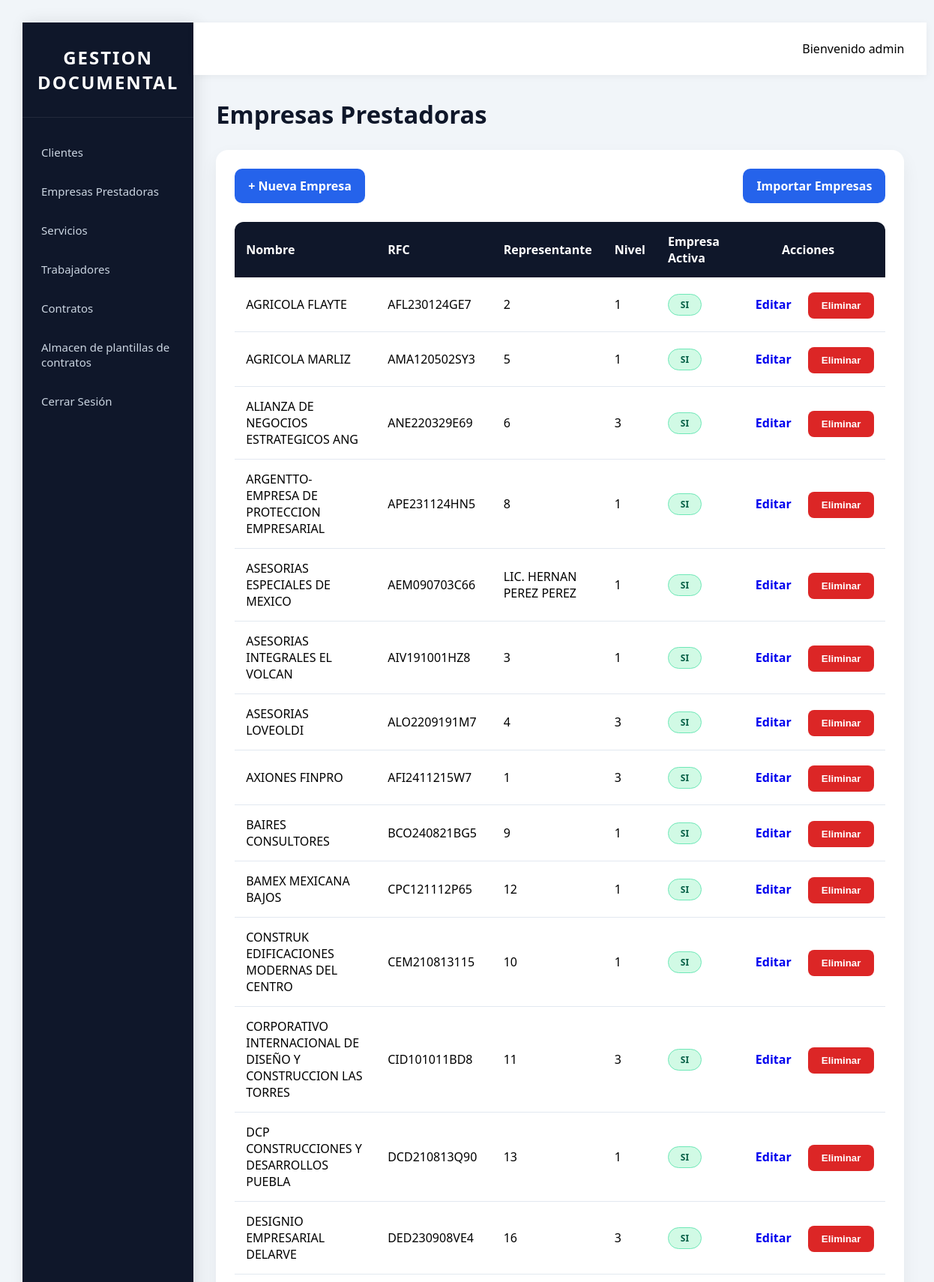
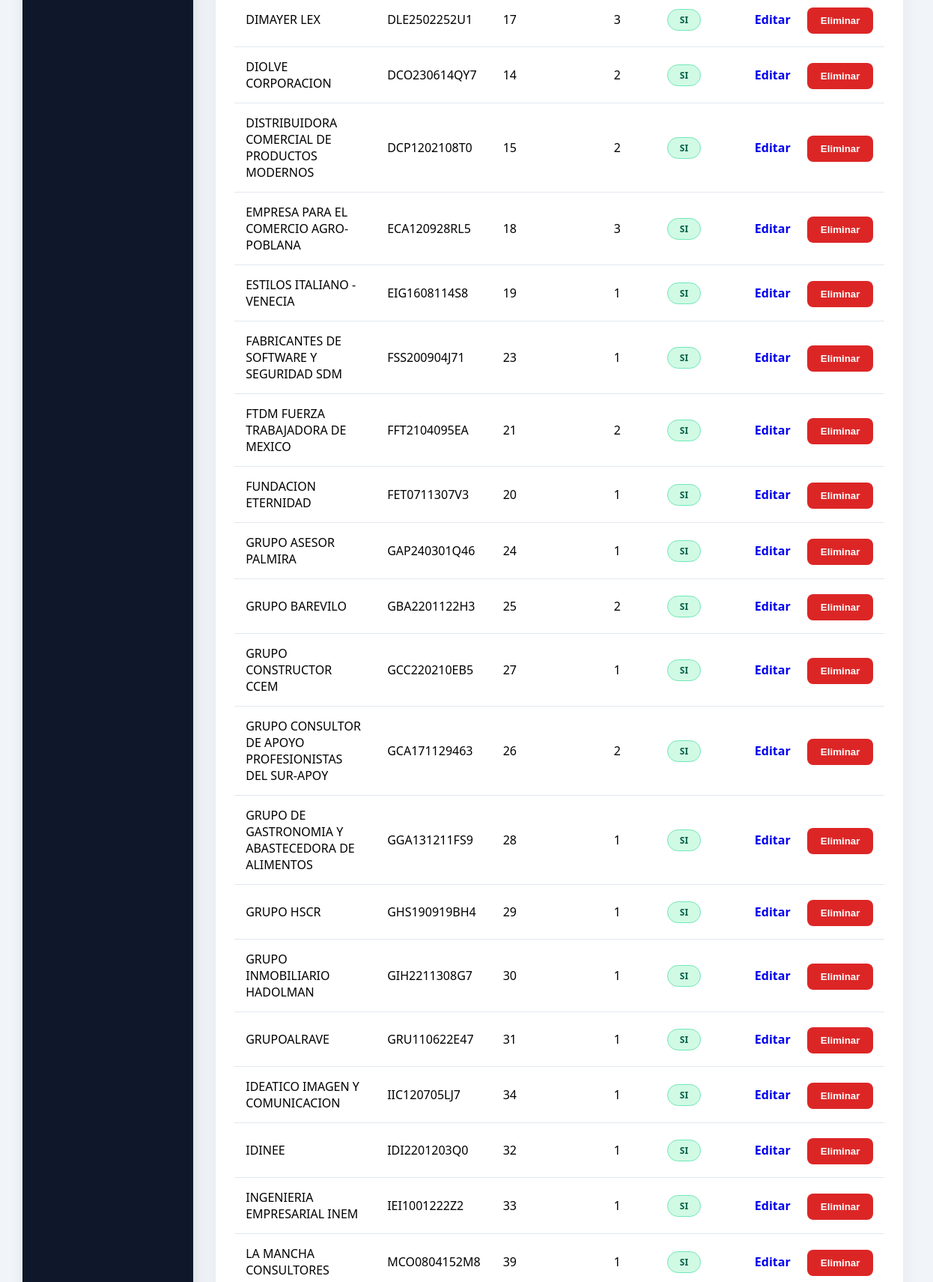
The page /empresas (signed in, upper part) on the database its author committed (2 pictures, top to bottom).
### models/models.py (models this page shows, shortened)
class Users(UserMixin, db.Model):
    __tablename__ = 'dim_usuarios'
    id = db.Column(db.Integer, primary_key=True)
    nombre = db.Column(db.String(200))
    fecha_nacimiento = db.Date
    nombre_usuario = db.Column(db.String(200))
    contraseña = db.Column(db.String(200))
    tipo_usuario = db.Column(db.String(200), default="LEGAL")
    activo = db.Column(db.Boolean, default=True)

class Empresa(db.Model):
    __tablename__ = "dim_empresas"
    id = db.Column(db.Integer, primary_key=True)
    nombre = db.Column(db.String(200), nullable=False, unique=True)
    rfc = db.Column(db.String(13))
    representante = db.Column(db.String(200))
    domicilio = db.Column(db.String(300))
    correo = db.Column(db.String(150))
    telefono = db.Column(db.String(20))
    nivel = db.Column(db.Integer)
    regimen_fiscal = db.Column(db.String(300))
    activo = db.Column(db.Boolean(), default=True)
    proyectos = db.relationship(
        "Proyecto",
        backref="empresa",
        lazy=True
    )
    trabajadores = db.relationship(
        "Trabajador",
        backref="empresa",
        lazy=True
    )

### app.py (the view)
@app.route('/empresas')
@login_required
def empresas():
    empresas = Empresa.query.order_by(
        Empresa.nombre
    ).all()
    return render_template(
        'listar_empresas.html',
        empresas=empresas
    )

### app.py (called while the page is built)
@login_manager.user_loader
def load_user(id):
    return Users.query.get(
        int(id)
    )

### templates/listar_empresas.html (shortened to what this page needs)
{% extends 'base.html' %}
{% block content %}
<div class="page-title">
    <h1>Empresas Prestadoras</h1>
</div>
<div class="card">
    <div style="display:flex; justify-content:space-between; align-items:center; margin-bottom:25px;">
        <a href="{{ url_for('nueva_empresa') }}" class="btn">
            + Nueva Empresa
        </a>
        <a href="{{ url_for('importar_empresas') }}" class="btn">
            Importar Empresas
        </a>
    </div>
    <table id="tablaEmpresas">
        <thead>
            <tr>
                <th>Nombre</th>
                <th>RFC</th>
                <th>Representante</th>
                <th>Nivel</th>
                <th>Empresa Activa</th>
                <th style="width:220px; text-align:center;">
                    Acciones
                </th>
            </tr>
        </thead>
        <tbody>
            {% for e in empresas %}
            <tr>
                <td>{{ e.nombre }}</td>
                <td>{{ e.rfc }}</td>
                <td>{{ e.representante }}</td>
                <td>{{ e.nivel }}</td>
                <td>
                    {% if e.activo %}
                        <span class="badge badge-success">
                            SI
                        </span>
                    {% else %}
                        <span class="badge badge-danger">
                            NO
                        </span>
                    {% endif %}
                </td>
                <td style="text-align:center;white-space:nowrap;">
                    <a href="{{ url_for('editar_empresa', id=e.id) }}" class="btn-primary">
                        Editar
                    </a>
                    <form method="POST" action="{{ url_for('eliminar_empresa', id=e.id) }}" style="display:inline-block;"
                        onsubmit="return confirm('¿Eliminar empresa?');">
                            <button class="btn-danger">
                                Eliminar
                            </button>
                    </form>
                </td>
            </tr>
            {% endfor %}
        </tbody>
    </table>
</div>
{% endblock %}

### templates/base.html (shortened to what this page needs)
<!DOCTYPE html>
<html>
<head>
    <link rel="stylesheet" href="{{ url_for('static',filename='css/menu.css') }}">
    <link rel="stylesheet" href="https://cdn.datatables.net/2.3.2/css/dataTables.dataTables.min.css">
</head>
<body>
    <section class="page-content">
        <div class="layout">
            <aside class="sidebar">
                <div class="sidebar-logo">
                    <h2>GESTION DOCUMENTAL</h2>
                </div>
                <nav>
                    <a href="{{ url_for('clientes') }}">
                        Clientes
                    </a>
                    <a href="{{ url_for('empresas') }}">
                        Empresas Prestadoras
                    </a>
                    <a href="{{ url_for('proyectos') }}">
                        Servicios
                    </a>
                    <a href="{{ url_for('trabajadores') }}">
                        Trabajadores
                    </a>
                    <a href="{{ url_for('contratos') }}">
                        Contratos
                    </a>
                    <a href="{{ url_for('listar_plantillas') }}">
                        Almacen de plantillas de contratos
                    </a>
                    <a href="{{ url_for('logout') }}">
                        Cerrar Sesión
                    </a>
                </nav>
            </aside>
            <main class="content">
                <header class="topbar">
                    Bienvenido {{ current_user.nombre_usuario }}
                </header>
                <section class="page-content">
                    {% block content %}
                    {% endblock %}
                </section>
            </main>
        </div>
    </section>
</body>
</html>

### static/css/menu.css (style rules this page uses)
* { margin:0; padding:0; box-sizing:border-box; }
body { font-family:'Segoe UI',sans-serif; background:#f1f5f9; }
.layout { display:flex; min-height:100vh; }
.sidebar { width:260px; background:#0f172a; color:white; display:flex; flex-direction:column; box-shadow: 4px 0 20px rgba( 0, 0, 0, 0.10 ); }
.sidebar-logo { padding:30px 20px; text-align:center; border-bottom:1px solid rgba( 255, 255, 255, 0.08 ); }
.sidebar-logo h2 { font-size:24px; font-weight:700; letter-spacing:2px; }
.sidebar nav { padding-top:20px; }
.sidebar nav a { display:flex; align-items:center; gap:12px; padding:16px 25px; text-decoration:none; color:#cbd5e1; transition:0.3s; font-size:15px; }
.content { flex:1; display:flex; flex-direction:column; }
.topbar { background:white; height:70px; display:flex; align-items:center; justify-content:flex-end; padding:0 30px; box-shadow: 0 2px 10px rgba( 0, 0, 0, 0.05 ); }
.page-content { padding:30px; }
.card { background:white; padding:25px; border-radius:16px; box-shadow: 0 10px 25px rgba( 0, 0, 0, 0.06 ); }
.page-title { margin-bottom:25px; color:#0f172a; font-size:28px; font-weight:700; }
.btn { display:inline-block; background:#2563eb; color:white; text-decoration:none; padding:12px 18px; border-radius:10px; border:none; cursor:pointer; transition:0.3s; font-weight:600; }
table { width:100%; border-collapse:collapse; background:white; border-radius:12px; overflow:hidden; }
thead { background:#0f172a; color:white; }
th { padding:15px; text-align:left; }
td { padding:15px; border-bottom:1px solid #e2e8f0; }
.btn-primary { display:inline-block; text-decoration:none; padding:10px 18px; border-radius:8px; font-weight:600; }
.btn-danger { background:#dc2626; color:#fff; border:none; padding:10px 18px; border-radius:8px; cursor:pointer; font-weight:600; transition:.3s; }
.badge { display: inline-block; padding: 5px 12px; border-radius: 20px; font-size: 12px; font-weight: 600; text-align: center; min-width: 45px; }
.badge-success { background: #d1fae5; color: #065f46; border: 1px solid #6ee7b7; }

### rows shown on the page
Users: nombre_usuario "admin"
Empresa: nombre "AGRICOLA FLAYTE", rfc "AFL230124GE7", representante "2", nivel "1", activo "SI"
Empresa: nombre "AGRICOLA MARLIZ", rfc "AMA120502SY3", representante "5", nivel "1", activo "SI"
Empresa: nombre "ALIANZA DE NEGOCIOS ESTRATEGICOS ANG", rfc "ANE220329E69", representante "6", nivel "3", activo "SI"
Empresa: nombre "ARGENTTO-EMPRESA DE PROTECCION EMPRESARIAL", rfc "APE231124HN5", representante "8", nivel "1", activo "SI"
Empresa: nombre "ASESORIAS ESPECIALES DE MEXICO", rfc "AEM090703C66", representante "LIC. HERNAN PEREZ PEREZ", nivel "1", activo "SI"
Empresa: nombre "ASESORIAS INTEGRALES EL VOLCAN", rfc "AIV191001HZ8", representante "3", nivel "1", activo "SI"
Empresa: nombre "ASESORIAS LOVEOLDI", rfc "ALO2209191M7", representante "4", nivel "3", activo "SI"
Empresa: nombre "AXIONES FINPRO", rfc "AFI2411215W7", representante "1", nivel "3", activo "SI"
Empresa: nombre "BAIRES CONSULTORES", rfc "BCO240821BG5", representante "9", nivel "1", activo "SI"
Empresa: nombre "BAMEX MEXICANA BAJOS", rfc "CPC121112P65", representante "12", nivel "1", activo "SI"
Empresa: nombre "CONSTRUK EDIFICACIONES MODERNAS DEL CENTRO", rfc "CEM210813115", representante "10", nivel "1", activo "SI"
Empresa: nombre "CORPORATIVO INTERNACIONAL DE DISEÑO Y CONSTRUCCION LAS TORRES", rfc "CID101011BD8", representante "11", nivel "3", activo "SI"
Empresa: nombre "DCP CONSTRUCCIONES Y DESARROLLOS PUEBLA", rfc "DCD210813Q90", representante "13", nivel "1", activo "SI"
Empresa: nombre "DESIGNIO EMPRESARIAL DELARVE", rfc "DED230908VE4", representante "16", nivel "3", activo "SI"
Empresa: nombre "DIMAYER LEX", rfc "DLE2502252U1", representante "17", nivel "3", activo "SI"
Empresa: nombre "DIOLVE CORPORACION", rfc "DCO230614QY7", representante "14", nivel "2", activo "SI"
Empresa: nombre "DISTRIBUIDORA COMERCIAL DE PRODUCTOS MODERNOS", rfc "DCP1202108T0", representante "15", nivel "2", activo "SI"
Empresa: nombre "EMPRESA PARA EL COMERCIO AGRO-POBLANA", rfc "ECA120928RL5", representante "18", nivel "3", activo "SI"
Empresa: nombre "ESTILOS ITALIANO - VENECIA", rfc "EIG1608114S8", representante "19", nivel "1", activo "SI"
Empresa: nombre "FABRICANTES DE SOFTWARE Y SEGURIDAD SDM", rfc "FSS200904J71", representante "23", nivel "1", activo "SI"
Empresa: nombre "FTDM FUERZA TRABAJADORA DE MEXICO", rfc "FFT2104095EA", representante "21", nivel "2", activo "SI"
Empresa: nombre "FUNDACION ETERNIDAD", rfc "FET0711307V3", representante "20", nivel "1", activo "SI"
Empresa: nombre "GRUPO ASESOR PALMIRA", rfc "GAP240301Q46", representante "24", nivel "1", activo "SI"
Empresa: nombre "GRUPO BAREVILO", rfc "GBA2201122H3", representante "25", nivel "2", activo "SI"
Empresa: nombre "GRUPO CONSTRUCTOR CCEM", rfc "GCC220210EB5", representante "27", nivel "1", activo "SI"
Empresa: nombre "GRUPO CONSULTOR DE APOYO PROFESIONISTAS DEL SUR-APOY", rfc "GCA171129463", representante "26", nivel "2", activo "SI"
Empresa: nombre "GRUPO DE GASTRONOMIA Y ABASTECEDORA DE ALIMENTOS", rfc "GGA131211FS9", representante "28", nivel "1", activo "SI"
Empresa: nombre "GRUPO HSCR", rfc "GHS190919BH4", representante "29", nivel "1", activo "SI"
Empresa: nombre "GRUPO INMOBILIARIO HADOLMAN", rfc "GIH2211308G7", representante "30", nivel "1", activo "SI"
Empresa: nombre "GRUPOALRAVE", rfc "GRU110622E47", representante "31", nivel "1", activo "SI"
Empresa: nombre "IDEATICO IMAGEN Y COMUNICACION", rfc "IIC120705LJ7", representante "34", nivel "1", activo "SI"
Empresa: nombre "IDINEE", rfc "IDI2201203Q0", representante "32", nivel "1", activo "SI"
Empresa: nombre "INGENIERIA EMPRESARIAL INEM", rfc "IEI1001222Z2", representante "33", nivel "1", activo "SI"
Empresa: nombre "LA MANCHA CONSULTORES", rfc "MCO0804152M8", representante "39", nivel "1", activo "SI"
